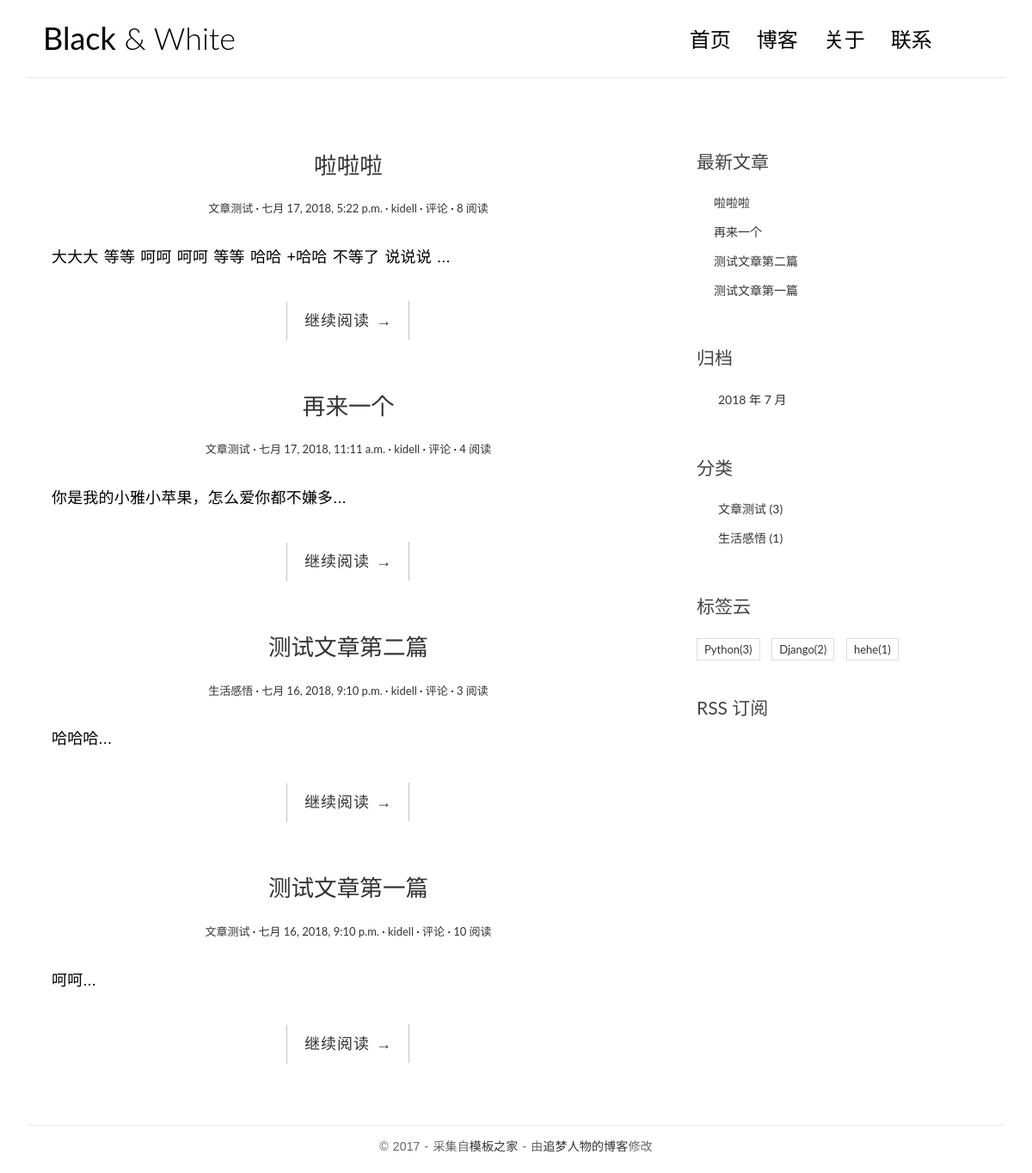
The page / on the database its author committed.
### blog/models.py (models this page shows, shortened)
class Post(models.Model):
    title = models.CharField(max_length=40, verbose_name='标题')
    body = models.TextField(verbose_name='正文')
    created_time = models.DateTimeField(auto_now_add=True, verbose_name='创建时间')
    modified_time = models.DateTimeField(auto_now=True, verbose_name='修改时间')
    excerpt = models.CharField(max_length=200, blank=True, verbose_name='摘要')
    views = models.PositiveIntegerField(default=0, verbose_name='阅读量')
    category = models.ForeignKey(Category, verbose_name='分类', on_delete=models.CASCADE)
    tag = models.ManyToManyField(Tag, verbose_name='标签', blank=True)
    author = models.ForeignKey(User, verbose_name='作者', on_delete=models.CASCADE)
    class Meta:
        ordering = ['-created_time']
    def get_absolute_url(self):
        return reverse('blog:detail', kwargs={'pk': self.pk})

class Category(models.Model):
    name = models.CharField(max_length=100, verbose_name='博客分类')

class Tag(models.Model):
    name = models.CharField(max_length=100, verbose_name='标签名')

### blog/views.py (the view, shortened to what this page needs)
# urls.py: path('', IndexView.as_view(), name='index'),
class IndexView(ListView):
    model = Post
    template_name = 'blog/index.html'
    context_object_name = 'post_list'
    paginate_by = 10
    def get_context_data(self, **kwargs):
        context = super().get_context_data(**kwargs)
        paginator = context.get('paginator')
        page = context.get('page_obj')
        is_paginated = context.get('is_paginated')
        pagination_data = self.pagination_data(paginator, page, is_paginated)
        context.update(pagination_data)
        return context
    def pagination_data(self, paginator, page, is_paginated):
        if not is_paginated:
            return {}

### blog/templatetags/blog_tags.py (called while the page is built)
@register.simple_tag
def get_recent_posts(num=5):
    return Post.objects.all().order_by('-created_time')[:num]

@register.simple_tag
def archives():
    return Post.objects.dates('created_time', 'month', order='DESC')

@register.simple_tag
def get_categories():
    return Category.objects.annotate(num_posts=Count('post')).filter(num_posts__gt=0)

@register.simple_tag
def get_tags():
    return Tag.objects.annotate(num_posts=Count('post')).filter(num_posts__gt=0)

### templates/blog/index.html (shortened to what this page needs)
{% extends 'base.html' %}
    {% block main %}
        {% for post in post_list %}
        <article class="post post-{{ post.pk }}">
        <header class="entry-header">
            <h1 class="entry-title">
                <a href="{% url 'blog:detail' post.id %}">{{ post.title }}</a>
            </h1>
            <div class="entry-meta">
                <span class="post-category"><a href="#">{{ post.category.name }}</a></span>
                <span class="post-date"><a href="#"><time class="entry-date"
                                                          datetime="2012-11-09T23:15:57+00:00">{{ post.created_time }}</time></a></span>
                <span class="post-author"><a href="#">{{ post.author }}</a></span>
                <span class="comments-link"><a href="#">{{ post.comment_set.count }} 评论</a></span>
                <span class="views-count"><a href="{{ post.get_absolute_url }}">{{ post.views }} 阅读</a></span>
            </div>
        </header>
        <div class="entry-content clearfix">
            <p>{{ post.excerpt }}...</p>
            <div class="read-more cl-effect-14">
                <a href="{% url 'blog:detail' post.id %}" class="more-link">继续阅读 <span class="meta-nav">→</span></a>
            </div>
        </div>
    </article>
    {% empty %}
        <div class="no-post">暂时还没有发布的文章！</div>
    {% endfor %}
    {% endblock %}

### templates/base.html (shortened to what this page needs)
<!DOCTYPE html>
{% load staticfiles %}
{% load blog_tags %}
<html>
<head>
    <link rel="stylesheet" href="{% static 'css/bootstrap.min.css' %}">
    <link rel="stylesheet" href="http://code.ionicframework.com/ionicons/2.0.1/css/ionicons.min.css">
    <link rel="stylesheet" href="{% static 'css/pace.css' %}">
    <link rel="stylesheet" href="{% static 'css/custom.css' %}">
    <link rel="stylesheet" href="{% static 'css/highlights/github.css' %}">
</head>
<body>
<div class="container">
    <header id="site-header">
        <div class="row">
            <div class="col-md-4 col-sm-5 col-xs-8">
                <div class="logo">
                    <h1><a href="{% url 'blog:index' %}"><b>Black</b> &amp; White</a></h1>
                </div>
            </div>
            <div class="col-md-8 col-sm-7 col-xs-4">
                <nav class="main-nav" role="navigation">
                    <div class="collapse navbar-collapse" id="bs-example-navbar-collapse-1">
                        <ul class="nav navbar-nav navbar-right">
                            <li class="cl-effect-11"><a href="{% url 'blog:index' %}" data-hover="首页">首页</a></li>
                            <li class="cl-effect-11"><a href="full-width.html" data-hover="博客">博客</a></li>
                            <li class="cl-effect-11"><a href="about.html" data-hover="关于">关于</a></li>
                            <li class="cl-effect-11"><a href="contact.html" data-hover="联系">联系</a></li>
                        </ul>
                    </div>
                </nav>
            </div>
        </div>
    </header>
</div>
<div class="content-body">
    <div class="container">
        <div class="row">
            <main class="col-md-8">
               {% block main %}
               {% endblock %}
            </main>
            <aside class="col-md-4">
                <div class="widget widget-recent-posts">
                    <h3 class="widget-title">最新文章</h3>
                    {% get_recent_posts as recent_post_list %}
                    <ul>
                        {% for post in recent_post_list %}
                             <li>
                            <a href="{% url 'blog:detail' post.id %}">{{ post.title }}</a>
                        </li>
                        {% empty %}
                        暂无文章！
                        {% endfor %}
                    </ul>
                </div>
                <div class="widget widget-archives">
                    <h3 class="widget-title">归档</h3>
                    {% archives as date_list %}
                    <ul>
                        {% for date in date_list %}
                        <li>
                            <a href="{% url 'blog:archives' date.year date.month %}">{{ date.year }} 年 {{ date.month }} 月</a>
                        </li>
                        {% empty %}
                        暂无归档！
                        {% endfor %}
                    </ul>
                </div>
                <div class="widget widget-category">
                    <h3 class="widget-title">分类</h3>
                    {% get_categories as category_list %}
                    <ul>
                        {% for category in category_list %}
                        <li>
                            <a href="{% url 'blog:category' category.pk %}">{{ category.name }} <span class="post-count">({{ category.num_posts }})</span></a>
                        </li>
                        {% empty %}
                        暂无分类！
                        {% endfor %}
                    </ul>
                </div>
                <div class="widget widget-tag-cloud">
                    <h3 class="widget-title">标签云</h3>
                    {% get_tags as tag_list %}
                    <ul>
                     {% for tag in tag_list %}
                        <li>
                            <a href="{% url 'blog:tag' tag.pk %}">{{ tag.name }}({{ tag.num_posts }})</a>
                        </li>
                     {% empty %}
                    暂无标签！
                    {% endfor %}
                    </ul>
                </div>
                <div class="rss">
                    <a href="{% url 'rss' %}"> RSS 订阅</a>
                </div>
            </aside>
        </div>
    </div>
</div>
<footer id="site-footer">
    <div class="container">
        <div class="row">
            <div class="col-md-12">
                <p class="copyright">&copy 2017 - 采集自<a href="http://www.cssmoban.com/"
                                                        target="_blank" title="模板之家">模板之家</a>
                    - 由<a href="http://zmrenwu.com/" title="网页模板" target="_blank">追梦人物的博客</a>修改
                </p>
            </div>
        </div>
    </div>
</footer>
</body>
</html>

### static/css/custom.css (style rules this page uses)
* { outline: none; }
h1, h2, h3, h4, h5, h6 { margin-top: 0; }
b { font-weight: 400; }
a { color: #333; }
body { color: #444; font-family: 'Lato', sans-serif; }
p { font-family: 'Ubuntu', sans-serif; font-weight: 400; word-spacing: 1px; letter-spacing: 0.01em; }
#site-header { background-color: #FFF; padding: 25px 20px; margin-bottom: 40px; border-bottom: 1px solid #e7e7e7; }
.logo h1 a { color: #000; }
.logo h1 { margin: 0; font-family: 'Lato', sans-serif; font-weight: 300; }
.main-nav { margin-top: 11px; max-width: 95%; }
.main-nav a { color: #000000 !important; padding: 0 0 5px 0 !important; margin-right: 30px; font-family: 'Lato', sans-serif; font-weight: 300; font-size: 24px; }
.cl-effect-11 a { padding: 10px 0; color: #0972b4; text-shadow: none; }
.cl-effect-11 a::before { position: absolute; top: 0; left: 0; overflow: hidden; padding: 0 0 5px 0 !important; max-width: 0; border-bottom: 1px solid #000; color: #000; content: attr(data-hover); white-space: nowrap; -webkit-transition: max-width 0.5s; -moz-transition: max-width 0.5s; transition: max-width 0.5s; }
.content-body { padding-bottom: 4em; }
.post { background: #fff; padding: 30px 30px 0; }
.entry-title { text-align: center; font-size: 1.9em; margin-bottom: 20px; line-height: 1.6; padding: 10px 20px 0; }
.entry-meta { text-align: center; color: #DDDDDD; font-size: 13px; margin-bottom: 30px; }
.entry-content { font-size: 18px; line-height: 1.9; font-weight: 300; color: #000; }
.post-category::after, .post-date::after, .post-author::after, .comments-link::after { content: ' ·'; color: #000; }
.read-more { font-family: 'Ubuntu', sans-serif; font-weight: 400; word-spacing: 1px; letter-spacing: 0.01em; text-align: center; margin-top: 20px; }
.cl-effect-14 a { padding: 0 20px; height: 45px; line-height: 45px; position: relative; display: inline-block; margin: 15px 25px; letter-spacing: 1px; font-weight: 400; text-shadow: 0 0 1px rgba(255, 255, 255, 0.3); }
.cl-effect-14 a::before, .cl-effect-14 a::after { position: absolute; width: 45px; height: 1px; background: #C3C3C3; content: ''; -webkit-transition: all 0.3s; -moz-transition: all 0.3s; transition: all 0.3s; pointer-events: none; }
.cl-effect-14 a::before { top: 0; left: 0; -webkit-transform: rotate(90deg); -moz-transform: rotate(90deg); transform: rotate(90deg); -webkit-transform-origin: 0 0; -moz-transform-origin: 0 0; transform-origin: 0 0; }
.cl-effect-14 a::after { right: 0; bottom: 0; -webkit-transform: rotate(90deg); -moz-transform: rotate(90deg); transform: rotate(90deg); -webkit-transform-origin: 100% 0; -moz-transform-origin: 100% 0; transform-origin: 100% 0; }
.widget { background: #fff; padding: 30px 0 0; }
.widget-title { font-size: 1.5em; margin-bottom: 20px; line-height: 1.6; padding: 10px 0 0; font-weight: 400; }
.widget-recent-posts ul { padding: 0; margin: 0; padding-left: 20px; }
.widget-recent-posts ul li { list-style-type: none; position: relative; line-height: 170%; margin-bottom: 10px; }
.widget-recent-posts ul li::before { content: '\f3d3'; font-family: "Ionicons"; position: absolute; left: -17px; top: 3px; font-size: 16px; color: #000; }
.widget-archives ul { padding: 0; margin: 0; padding-left: 25px; }
.widget-archives ul li { list-style-type: none; position: relative; line-height: 170%; margin-bottom: 10px; }
.widget-archives ul li::before { content: '\f3f3'; font-family: "Ionicons"; position: absolute; left: -25px; top: 1px; font-size: 16px; color: #000; }
.widget-category ul { padding: 0; margin: 0; padding-left: 25px; }
.widget-category ul li { list-style-type: none; position: relative; line-height: 170%; margin-bottom: 10px; }
.widget-category ul li::before { content: '\f3fe'; font-family: "Ionicons"; position: absolute; left: -25px; top: 1px; font-size: 18px; color: #000; }
.widget-tag-cloud ul { padding: 0; margin: 0; margin-right: -10px; }
.widget-tag-cloud ul li { list-style-type: none; font-size: 13px; display: inline-block; margin-right: 10px; margin-bottom: 10px; padding: 3px 8px; border: 1px solid #ddd; }
.rss { font-size: 21px; margin-top: 30px; }
.rss a { color: #444; }
#site-footer { padding-top: 10px; padding: 0 0 1.5em 0; }
.copyright { text-align: center; padding-top: 1em; margin: 0; border-top: 1px solid #eee; color: #666; }

### rows shown on the page
Post: title "啦啦啦", category.name "文章测试", created_time "七月 17, 2018, 5:22 p.m.", author "kidell", views "8", excerpt "大大大 等等 呵呵 呵呵 等等 哈哈 +哈哈 不等了 说说说"
Post: title "再来一个", category.name "文章测试", created_time "七月 17, 2018, 11:11 a.m.", author "kidell", views "4", excerpt "你是我的小雅小苹果，怎么爱你都不嫌多"
Post: title "测试文章第二篇", category.name "生活感悟", created_time "七月 16, 2018, 9:10 p.m.", author "kidell", views "3", excerpt "哈哈哈"
Post: title "测试文章第一篇", category.name "文章测试", created_time "七月 16, 2018, 9:10 p.m.", author "kidell", views "10", excerpt "呵呵"
Category: name "文章测试", num_posts "3"
Category: name "生活感悟", num_posts "1"
Tag: name "Python", num_posts "3"
Tag: name "Django", num_posts "2"
Tag: name "hehe", num_posts "1"

### other values the page prints
{{ date.year }} "2018"
{{ date.month }} "7"
